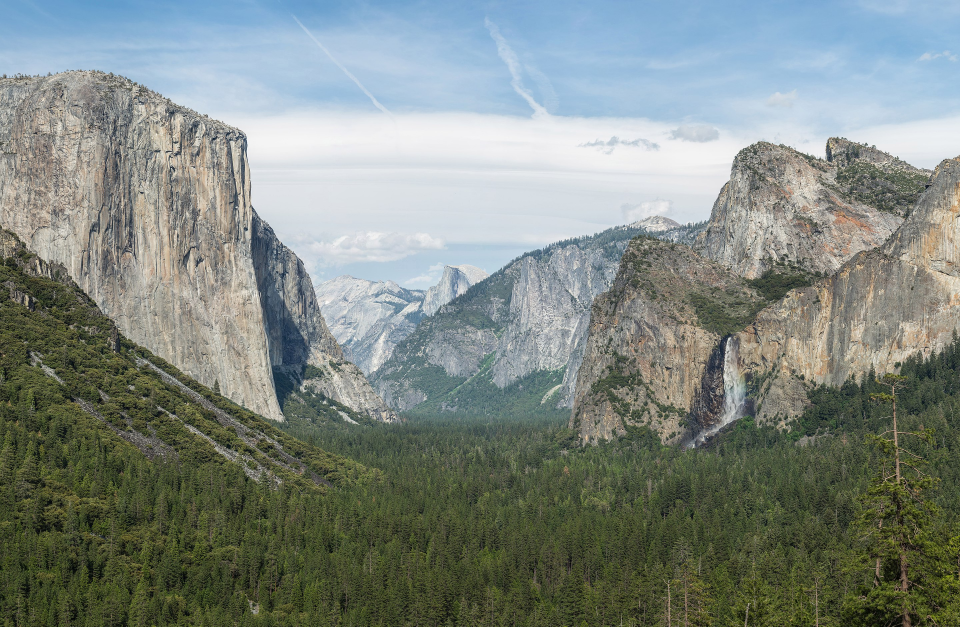
#> input picture nbs/Yosemite_NP_M.jpg, 2880 x 1880 px (shown at 1/3 size)
$ jupyter execute --allow-errors 10_vid_stab_orb.ipynb   (shell and % lines are left out)
#> lines starting #> are read from the running program, lines starting #| are printed output that depends on the picture
### boxsim/trajectory.py
#AUTOGENERATED! DO NOT EDIT! File to edit: dev/00_trajectory.ipynb (unless otherwise specified).

__all__ = ['show_img', 'sliceImage', 'rotate', 'get_image_patch', 'Trajectory', 'mark_key_points']

#Cell
# export
import matplotlib.pyplot as plt
import cv2
import PIL
import numpy as np

#Cell
def show_img(im, figsize=None, ax=None, alpha=None):
    ' Show a numpy image '
    if not ax: fig, ax = plt.subplots(figsize=figsize)
    ax.imshow(im, alpha=alpha)
    ax.set_axis_off()
    return ax

#Cell
def sliceImage(img, size, pos):
    "Take a small rectangular slice of a larger image `img`"

    sz0 = size[0] // 2
    sz1 = size[1] // 2

    pos[0] = min(pos[0], img.shape[0] - sz0)
    pos[0] = max(pos[0], 0 + sz0)
    pos[1] = min(pos[1], img.shape[1] - sz1)
    pos[1] = max(pos[1], 0 + sz1)

    b0 = pos[0] - sz0
    e0 = pos[0] + sz0
    b1 = pos[1] - sz1
    e1 = pos[1] + sz1

    # sl = img[b0:e0, b1:e1, :]
    sl = img[b0:e0, b1:e1]
    return sl, pos

#Cell
def rotate(image, angle, center=None, scale=1.0):
    "Rotate an image, about center and optionally scale"
    # grab the dimensions of the image
    (h, w) = image.shape[:2]

    # if the center is None, initialize it as the center of
    # the image
    if center is None:
        center = (w // 2, h // 2)

    # perform the rotation
    M = cv2.getRotationMatrix2D(center, angle, scale)
    rotated = cv2.warpAffine(image, M, (w, h))

    # return the rotated image
    return rotated

#Cell

def get_image_patch(img, pos, size=[400, 600], rot=0, scale=1.0):
    "get smaller image patch from `img` "
    exp_size = 200
    img0, cntr = sliceImage(img, [i+exp_size for i in size], pos[:2])
    rotated = rotate(img0, rot, scale=scale)
    img1, cntr0 = sliceImage(rotated, size, [(i+exp_size) // 2 for i in size])
    return img1, cntr

#Cell

class Trajectory:
    "Creates a random walk trajectory of `length` steps based on the `img`"
    def __init__(self, img, length, xyscale=1, zscale=0.1, zcycles=3, acycles=3, deg=5, startpos=[1000,1000]):
        # global START_POS
        self.img = img
        self.startpos = startpos
        # START_POS = np.array(startpos)
        theta = 2 * np.pi * (np.random.rand(length) - 0.5) * 0.4
        theta = np.cumsum(theta, axis=0)
        z = np.sin(np.linspace(0, zcycles * 2 * np.pi, num=length)) * zscale + 1
        angles = (np.sin(np.linspace(0, acycles * 2 * np.pi, num=length)) * 0.5 + 0.5) * deg
        xy = np.column_stack((np.cos(theta), np.sin(theta)))
        xy[0,0], xy[0,1] = 0, 0  # start at zero
        xy = ((np.cumsum(xy, axis=0)) * xyscale)
        self.xyza = np.column_stack((xy, z, angles))
        self.i = 0
        self.length = length
        self.size=[400, 600]

    # [14 lines left out: function __next__, not called in this run]

    def get_first(self, scale=1.25):
        sz=[int(i*1.25) for i in self.size]
        dy = int(self.xyza[0, 0] + self.startpos[0])
        dx = int(self.xyza[0, 1] + self.startpos[1])
        da = self.xyza[0, 3]
        cur_img, _ = get_image_patch(self.img, [dy, dx], size=sz, rot=da)
        return cur_img

    def __iter__(self):
        return self


#Cell
# [7 lines left out: function mark_key_points, not called in this run]

### nbs/10_vid_stab_orb.ipynb
[cell 1]
#hide
#not a dep but we need it for show_doc
from nbdev.showdoc import show_doc

[cell 2]
# default_exp vid_stab_orb
# default_cls_lvl 3

# ORB - Simulation of image matching

> **ORB: An efficient alternative to SIFT or SURF**
>This algorithm was brought up by Ethan Rublee, Vincent Rabaud, Kurt Konolige and Gary R. Bradski in 2011.
https://docs.opencv.org/3.4/d1/d89/tutorial_py_orb.html

[cell 3]
# hide
import matplotlib.pyplot as plt
import cv2
import PIL
import numpy as np
import pandas
import moviepy.editor as mvp
from moviepy.video.io.ffmpeg_writer import FFMPEG_VideoWriter
from boxsim.trajectory import *

## We choose a large natural image to get image slices to simulate with
> Yosemite_NP_M  (1880 x 2880 x 3)

[cell 4]
main_img = np.asarray(PIL.Image.open("Yosemite_NP_M.jpg"))
#> main_img is the input picture: shape (1880, 2880, 3); mean R, G, B 127.3, 136.3, 130
show_img(main_img)

## Set up an Orb matcher

[cell 5]
orb = cv2.ORB_create()
bf = cv2.BFMatcher(cv2.NORM_HAMMING, crossCheck=True)

FLANN_INDEX_KDTREE = 1
FLANN_INDEX_LSH = 6
draw_matches_params = dict(matchColor = (0,255,0),
                   singlePointColor = (255,0,0),
                   flags=cv2.DrawMatchesFlags_NOT_DRAW_SINGLE_POINTS)

# index_params = dict(algorithm = FLANN_INDEX_KDTREE, trees = 5)
index_params= dict(algorithm = FLANN_INDEX_LSH, table_number = 6, key_size = 12, multi_probe_level = 1)
search_params = dict(checks = 50)
flann = cv2.FlannBasedMatcher(index_params, search_params)

BF = True
FLANN = False

draw_params = dict(matchColor = (0,255,0), # draw matches in green color
           singlePointColor = None,
            # draw only inliers
           flags = 2)

## Run orb matching tracking and image transform across all the frame in the trajectory

[cell 6]
traj = Trajectory(np.asarray(PIL.Image.open("Yosemite_NP_M.jpg")), 50)
#> in __init__, `self.startpos = startpos`: self.startpos = [1000, 1000]
start_img_copy = traj.get_first(scale=1.25)
#> in get_first, `dy = int(self.xyza[0, 0] + self.startpos[0])`: dy = 1000
#> in sliceImage, `sl = img[b0:e0, b1:e1]`:
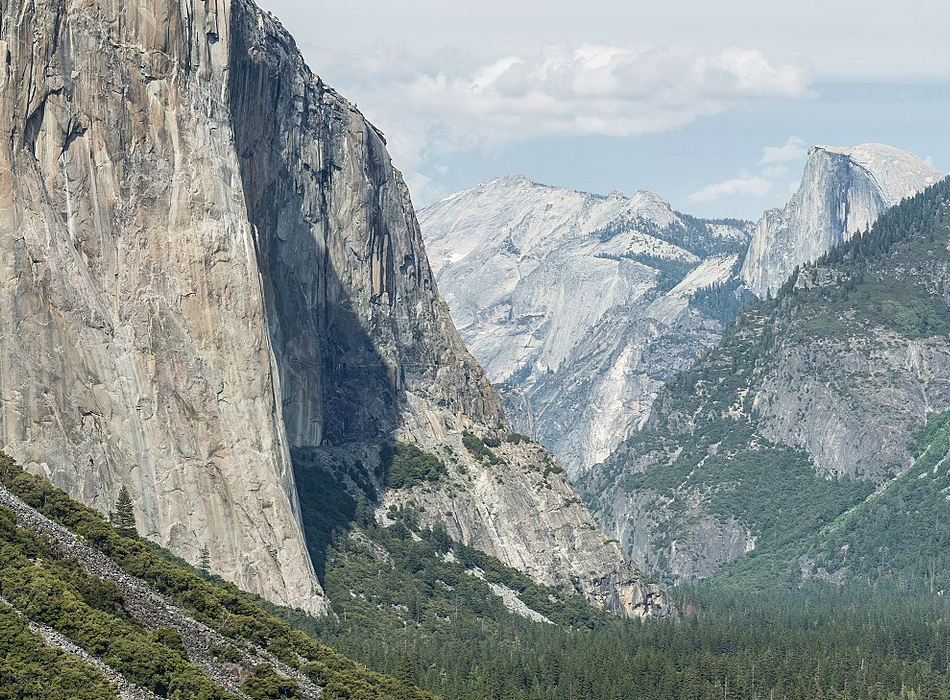
#> sl: shape (700, 950, 3); mean R, G, B 141.4, 149.4, 148
#> in get_image_patch, `img0, cntr = sliceImage(img, [i+exp_size for i in size], pos[:2])`: cntr = [1000, 1000]
#> in rotate, `rotated = cv2.warpAffine(image, M, (w, h))`:
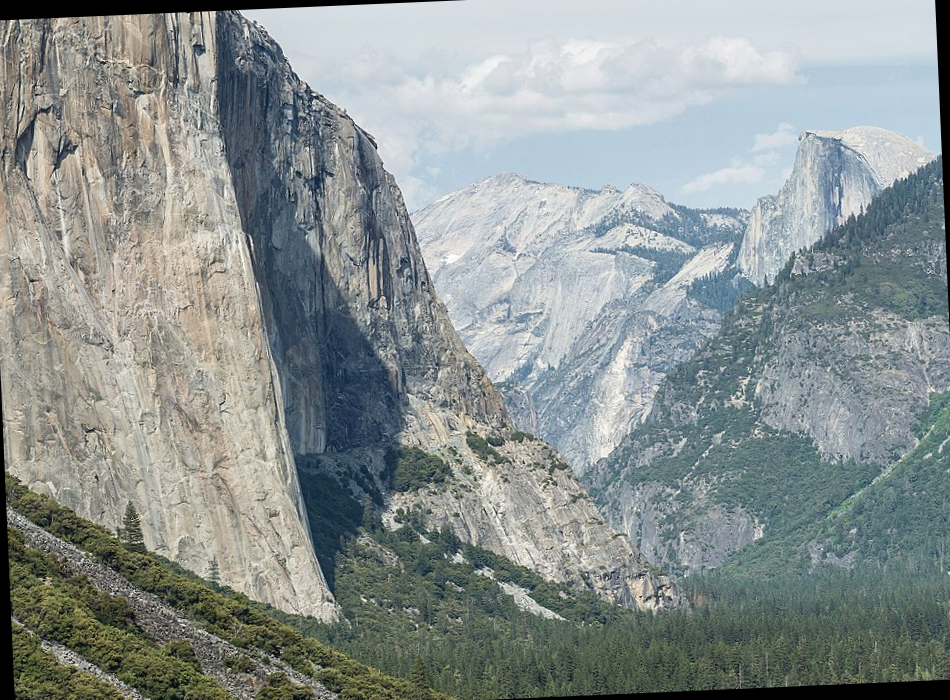
#> rotated: shape (700, 950, 3); mean R, G, B 138.3, 146.2, 144.9
#> in sliceImage (call 2), `sl = img[b0:e0, b1:e1]`:
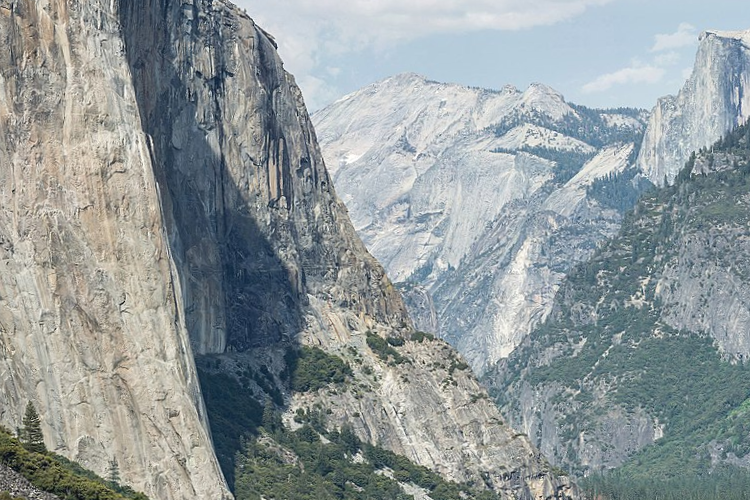
#> sl: shape (500, 750, 3); mean R, G, B 145.2, 153.8, 155.4
#> in get_image_patch, `img1, cntr0 = sliceImage(rotated, size, [(i+exp_size) // 2 for i in si..`: cntr0 = [350, 475]
start_img_copy = cv2.resize(start_img_copy, (600,400))

start_img = np.copy(start_img_copy)
# show_img(start_img,figsize=(10,6))
move_calc = np.zeros((traj.xyza.shape[0], 3))
move_true = np.zeros((traj.xyza.shape[0], 3))
num_kpts = np.zeros(traj.xyza.shape[0], dtype=np.int0)

start_img_gray = cv2.cvtColor(start_img, cv2.COLOR_BGR2GRAY)
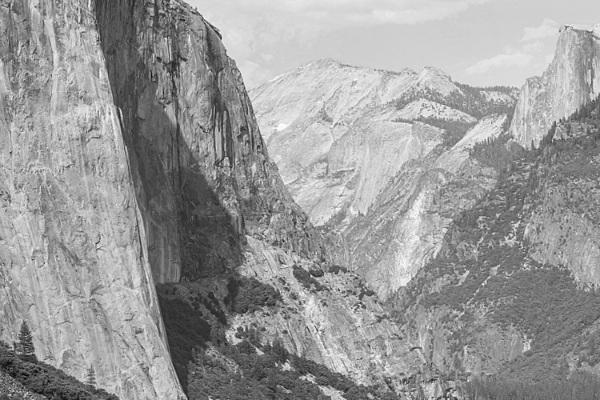
#> start_img_gray: shape (400, 600); min 9, max 255, mean 153.2
kp2, des2 = orb.detectAndCompute(start_img_gray,None)
#> kp2 = 500 keypoints; strongest (x, y, size): (360, 305, 31), (240, 327, 31), (317, 330, 31), (236, 335, 31)

#> (the rest of this cell did not finish here and is left out)

## Show result video

[cell 7]
mvp.ipython_display('orb_vid_stab.mp4', loop=True)
#> (this line was passed over: moviepy is not available in this run)

## Show pandas table of accuracy

[cell 8]
move_true[:,:2] = move_true[:,:2] - traj.startpos

df = pandas.DataFrame(np.column_stack((move_true, move_calc, num_kpts)))
df.columns = ['true_x','true_y', 'true_a','calc_y','calc_x', 'calc_a', 'num_kpts']

df.head(10)

## plot accuracies

[cell 9]
# out.release()
cum_mov_true = np.cumsum(move_true, axis=0)
cum_mov_calc = np.cumsum(move_calc, axis=0)

fig, axes = plt.subplots(1, 2, figsize=(10, 3))
axes[0].plot(cum_mov_true[:,0], cum_mov_true[:,1])
axes[0].set_title('Ground Truth trajectory')
axes[1].plot(cum_mov_calc[:,1], cum_mov_calc[:,0])
axes[1].set_title('Calculated Trajectory')

plt.tight_layout()
plt.show()
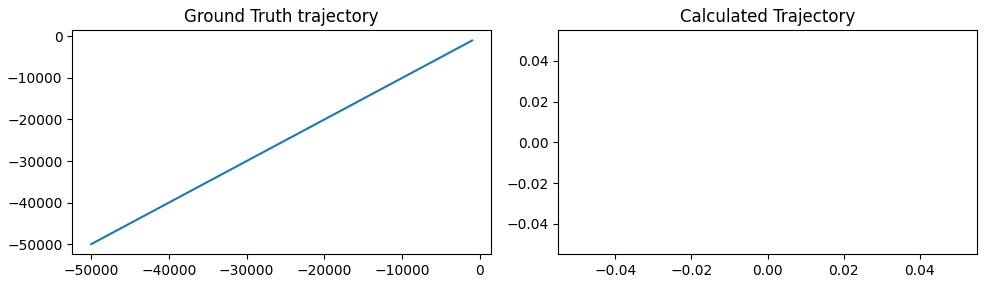
#> figure drawn by matplotlib, 2 panels
